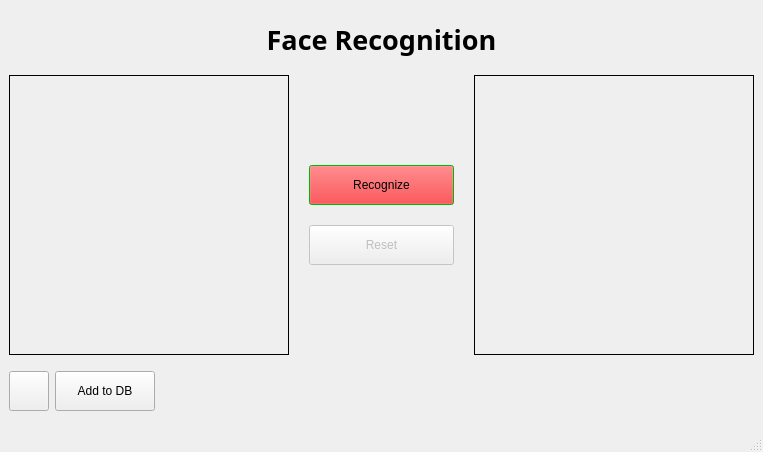
<?xml version="1.0" encoding="UTF-8"?>
<ui version="4.0">
 <class>MainWindow</class>
 <widget class="QMainWindow" name="MainWindow">
  <property name="geometry">
   <rect>
    <x>0</x>
    <y>0</y>
    <width>763</width>
    <height>452</height>
   </rect>
  </property>
  <property name="windowTitle">
   <string>Face Recognition</string>
  </property>
  <widget class="QWidget" name="centralwidget">
   <layout class="QVBoxLayout" name="verticalLayout_2">
    <item>
     <widget class="QLabel" name="label">
      <property name="font">
       <font>
        <family>Malgun Gothic</family>
        <pointsize>20</pointsize>
        <weight>75</weight>
        <bold>true</bold>
       </font>
      </property>
      <property name="autoFillBackground">
       <bool>false</bool>
      </property>
      <property name="text">
       <string>Face Recognition</string>
      </property>
      <property name="textFormat">
       <enum>Qt::AutoText</enum>
      </property>
      <property name="alignment">
       <set>Qt::AlignCenter</set>
      </property>
     </widget>
    </item>
    <item>
     <layout class="QHBoxLayout" name="horizontalLayout">
      <property name="spacing">
       <number>20</number>
      </property>
      <item>
       <widget class="QLabel" name="lblCamera">
        <property name="minimumSize">
         <size>
          <width>280</width>
          <height>210</height>
         </size>
        </property>
        <property name="frameShape">
         <enum>QFrame::Box</enum>
        </property>
        <property name="text">
         <string/>
        </property>
        <property name="margin">
         <number>0</number>
        </property>
       </widget>
      </item>
      <item>
       <layout class="QVBoxLayout" name="verticalLayout">
        <property name="topMargin">
         <number>90</number>
        </property>
        <property name="bottomMargin">
         <number>90</number>
        </property>
        <item>
         <widget class="QPushButton" name="btRecognize">
          <property name="minimumSize">
           <size>
            <width>100</width>
            <height>40</height>
           </size>
          </property>
          <property name="palette">
           <palette>
            <active>
             <colorrole role="WindowText">
              <brush brushstyle="SolidPattern">
               <color alpha="255">
                <red>0</red>
                <green>0</green>
                <blue>0</blue>
               </color>
              </brush>
             </colorrole>
             <colorrole role="Button">
              <brush brushstyle="SolidPattern">
               <color alpha="255">
                <red>255</red>
                <green>79</green>
                <blue>48</blue>
               </color>
              </brush>
             </colorrole>
             <colorrole role="Midlight">
              <brush brushstyle="SolidPattern">
               <color alpha="255">
                <red>67</red>
                <green>144</green>
                <blue>227</blue>
               </color>
              </brush>
             </colorrole>
             <colorrole role="Dark">
              <brush brushstyle="SolidPattern">
               <color alpha="255">
                <red>58</red>
                <green>87</green>
                <blue>191</blue>
               </color>
              </brush>
             </colorrole>
             <colorrole role="Mid">
              <brush brushstyle="SolidPattern">
               <color alpha="255">
                <red>50</red>
                <green>91</green>
                <blue>223</blue>
               </color>
              </brush>
             </colorrole>
             <colorrole role="Text">
              <brush brushstyle="SolidPattern">
               <color alpha="255">
                <red>0</red>
                <green>0</green>
                <blue>0</blue>
               </color>
              </brush>
             </colorrole>
             <colorrole role="BrightText">
              <brush brushstyle="SolidPattern">
               <color alpha="255">
                <red>255</red>
                <green>85</green>
                <blue>255</blue>
               </color>
              </brush>
             </colorrole>
             <colorrole role="ButtonText">
              <brush brushstyle="SolidPattern">
               <color alpha="255">
                <red>0</red>
                <green>0</green>
                <blue>0</blue>
               </color>
              </brush>
             </colorrole>
             <colorrole role="Base">
              <brush brushstyle="SolidPattern">
               <color alpha="255">
                <red>0</red>
                <green>170</green>
                <blue>255</blue>
               </color>
              </brush>
             </colorrole>
             <colorrole role="Window">
              <brush brushstyle="SolidPattern">
               <color alpha="255">
                <red>0</red>
                <green>255</green>
                <blue>0</blue>
               </color>
              </brush>
             </colorrole>
            </active>
            <inactive>
             <colorrole role="WindowText">
              <brush brushstyle="SolidPattern">
               <color alpha="255">
                <red>0</red>
                <green>0</green>
                <blue>0</blue>
               </color>
              </brush>
             </colorrole>
             <colorrole role="Button">
              <brush brushstyle="SolidPattern">
               <color alpha="255">
                <red>255</red>
                <green>0</green>
                <blue>4</blue>
               </color>
              </brush>
             </colorrole>
             <colorrole role="Midlight">
              <brush brushstyle="SolidPattern">
               <color alpha="255">
                <red>227</red>
                <green>227</green>
                <blue>227</blue>
               </color>
              </brush>
             </colorrole>
             <colorrole role="Dark">
              <brush brushstyle="SolidPattern">
               <color alpha="255">
                <red>6</red>
                <green>0</green>
                <blue>83</blue>
               </color>
              </brush>
             </colorrole>
             <colorrole role="Mid">
              <brush brushstyle="SolidPattern">
               <color alpha="255">
                <red>126</red>
                <green>103</green>
                <blue>160</blue>
               </color>
              </brush>
             </colorrole>
             <colorrole role="Text">
              <brush brushstyle="SolidPattern">
               <color alpha="255">
                <red>0</red>
                <green>0</green>
                <blue>0</blue>
               </color>
              </brush>
             </colorrole>
             <colorrole role="BrightText">
              <brush brushstyle="SolidPattern">
               <color alpha="255">
                <red>255</red>
                <green>85</green>
                <blue>255</blue>
               </color>
              </brush>
             </colorrole>
             <colorrole role="ButtonText">
              <brush brushstyle="SolidPattern">
               <color alpha="255">
                <red>0</red>
                <green>0</green>
                <blue>0</blue>
               </color>
              </brush>
             </colorrole>
             <colorrole role="Base">
              <brush brushstyle="SolidPattern">
               <color alpha="255">
                <red>0</red>
                <green>170</green>
                <blue>255</blue>
               </color>
              </brush>
             </colorrole>
             <colorrole role="Window">
              <brush brushstyle="SolidPattern">
               <color alpha="255">
                <red>0</red>
                <green>255</green>
                <blue>0</blue>
               </color>
              </brush>
             </colorrole>
            </inactive>
            <disabled>
             <colorrole role="WindowText">
              <brush brushstyle="SolidPattern">
               <color alpha="255">
                <red>120</red>
                <green>0</green>
                <blue>2</blue>
               </color>
              </brush>
             </colorrole>
             <colorrole role="Button">
              <brush brushstyle="SolidPattern">
               <color alpha="255">
                <red>255</red>
                <green>255</green>
                <blue>255</blue>
               </color>
              </brush>
             </colorrole>
             <colorrole role="Midlight">
              <brush brushstyle="SolidPattern">
               <color alpha="255">
                <red>247</red>
                <green>247</green>
                <blue>247</blue>
               </color>
              </brush>
             </colorrole>
             <colorrole role="Dark">
              <brush brushstyle="SolidPattern">
               <color alpha="255">
                <red>160</red>
                <green>152</green>
                <blue>107</blue>
               </color>
              </brush>
             </colorrole>
             <colorrole role="Mid">
              <brush brushstyle="SolidPattern">
               <color alpha="255">
                <red>79</red>
                <green>12</green>
                <blue>160</blue>
               </color>
              </brush>
             </colorrole>
             <colorrole role="Text">
              <brush brushstyle="SolidPattern">
               <color alpha="255">
                <red>120</red>
                <green>0</green>
                <blue>2</blue>
               </color>
              </brush>
             </colorrole>
             <colorrole role="BrightText">
              <brush brushstyle="SolidPattern">
               <color alpha="255">
                <red>255</red>
                <green>85</green>
                <blue>255</blue>
               </color>
              </brush>
             </colorrole>
             <colorrole role="ButtonText">
              <brush brushstyle="SolidPattern">
               <color alpha="255">
                <red>65</red>
                <green>65</green>
                <blue>120</blue>
               </color>
              </brush>
             </colorrole>
             <colorrole role="Base">
              <brush brushstyle="SolidPattern">
               <color alpha="255">
                <red>0</red>
                <green>255</green>
                <blue>0</blue>
               </color>
              </brush>
             </colorrole>
             <colorrole role="Window">
              <brush brushstyle="SolidPattern">
               <color alpha="255">
                <red>0</red>
                <green>255</green>
                <blue>0</blue>
               </color>
              </brush>
             </colorrole>
            </disabled>
           </palette>
          </property>
          <property name="text">
           <string>Recognize</string>
          </property>
          <property name="checkable">
           <bool>false</bool>
          </property>
          <property name="checked">
           <bool>false</bool>
          </property>
          <property name="autoDefault">
           <bool>false</bool>
          </property>
          <property name="default">
           <bool>false</bool>
          </property>
          <property name="flat">
           <bool>false</bool>
          </property>
         </widget>
        </item>
        <item>
         <widget class="QPushButton" name="btReset">
          <property name="enabled">
           <bool>false</bool>
          </property>
          <property name="minimumSize">
           <size>
            <width>100</width>
            <height>40</height>
           </size>
          </property>
          <property name="text">
           <string>Reset</string>
          </property>
          <property name="checkable">
           <bool>false</bool>
          </property>
         </widget>
        </item>
       </layout>
      </item>
      <item>
       <widget class="QLabel" name="lblResult">
        <property name="minimumSize">
         <size>
          <width>280</width>
          <height>210</height>
         </size>
        </property>
        <property name="frameShape">
         <enum>QFrame::Box</enum>
        </property>
        <property name="text">
         <string/>
        </property>
       </widget>
      </item>
     </layout>
    </item>
    <item>
     <layout class="QHBoxLayout" name="horizontalLayout_2">
      <item>
       <widget class="QPushButton" name="btDisplay">
        <property name="minimumSize">
         <size>
          <width>40</width>
          <height>40</height>
         </size>
        </property>
        <property name="maximumSize">
         <size>
          <width>40</width>
          <height>40</height>
         </size>
        </property>
        <property name="text">
         <string/>
        </property>
        <property name="checkable">
         <bool>true</bool>
        </property>
        <property name="default">
         <bool>false</bool>
        </property>
       </widget>
      </item>
      <item>
       <widget class="QPushButton" name="btAddToDB">
        <property name="minimumSize">
         <size>
          <width>100</width>
          <height>40</height>
         </size>
        </property>
        <property name="maximumSize">
         <size>
          <width>100</width>
          <height>40</height>
         </size>
        </property>
        <property name="layoutDirection">
         <enum>Qt::LeftToRight</enum>
        </property>
        <property name="text">
         <string>Add to DB</string>
        </property>
       </widget>
      </item>
      <item>
       <spacer name="horizontalSpacer">
        <property name="orientation">
         <enum>Qt::Horizontal</enum>
        </property>
        <property name="sizeType">
         <enum>QSizePolicy::Fixed</enum>
        </property>
        <property name="sizeHint" stdset="0">
         <size>
          <width>400</width>
          <height>20</height>
         </size>
        </property>
       </spacer>
      </item>
      <item>
       <widget class="QLabel" name="lblName">
        <property name="font">
         <font>
          <family>Malgun Gothic</family>
          <pointsize>14</pointsize>
         </font>
        </property>
        <property name="text">
         <string/>
        </property>
        <property name="alignment">
         <set>Qt::AlignRight|Qt::AlignTrailing|Qt::AlignVCenter</set>
        </property>
       </widget>
      </item>
     </layout>
    </item>
   </layout>
  </widget>
  <widget class="QStatusBar" name="statusbar"/>
 </widget>
 <resources/>
 <connections/>
</ui>
